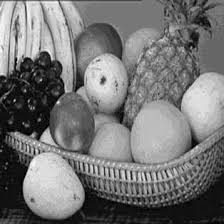
#> input picture 17JE003548_9/Sample1.jpg, 224 x 224 px, found by its file name
$ python 1.py
#> lines starting #> are read from the running program, lines starting #| are printed output that depends on the picture
import cv2
import statistics as st

img=cv2.imread("img/Sample1.jpg",0)
#> img is the input picture: shape (224, 224); min 0, max 255, mean 116.6


cv2.imshow("image",img)
cv2.waitKey(0)
cv2.destroyAllWindows()
h,v=img.shape
#> h = 224; v = 224

k=4
img2=img.copy()
compressbit=""

##################################################
for i in range(0,h-k,k):
    for j in range(0,v-k,k):
        arr=[]
        for x in range(k):
            for y in range(k):
                arr.append(int(img[i+x][j+y]))
        mb=st.mean(arr)
        sd=st.stdev(arr)**0.5
        q=0
        for x in range(k):
            for y in range(k):
                if img[i+x][j+y]>=mb:
                    q+=1

        high=mb+sd*((k*k-q)/q)**0.5
        low=mb-sd*((k*k-q)/q)**0.5

        for x in range(k):
            for y in range(k):
                if img[i+x][j+y]>=mb:
                    img2[i+x][j+y]=high
                    compressbit+='1'
                else:
                    img2[i+x][j+y]=low
                    compressbit+='0'
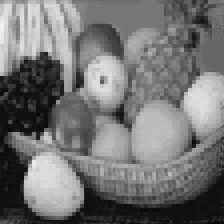
#> img2: shape (224, 224); min 3, max 241, mean 116

cv2.imshow("BTC image",img2)
cv2.waitKey(0)
cv2.destroyAllWindows()

print(compressbit)
#> (printed output is left out)

$ run again, with 17JE003548_9/Sample2.jpg copied over 17JE003548_9/Sample1.jpg
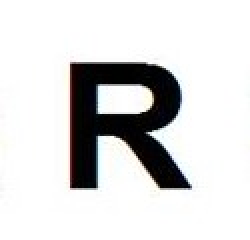
#> input picture 17JE003548_9/Sample2.jpg, 125 x 120 px, found by its file name (shown 2 times larger)
#> after the loop `for i in range(0,h-k,k):`:
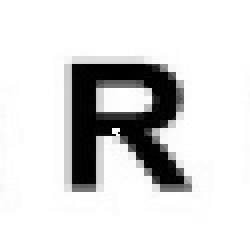
#> img2: shape (120, 125) (shown 2 times larger); min 0, max 255, mean 216.2
#> (printed output is left out)

$ run again, with 17JE003548_9/Sample3.png saved as 17JE003548_9/Sample1.jpg
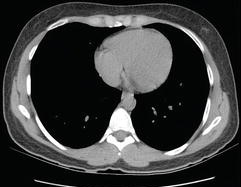
#> input picture 17JE003548_9/Sample3.png, 241 x 187 px, found by its file name
#> after the loop `for i in range(0,h-k,k):`:
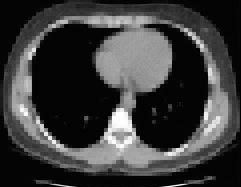
#> img2: shape (187, 241); min 0, max 255, mean 59.8
#> (printed output is left out)
